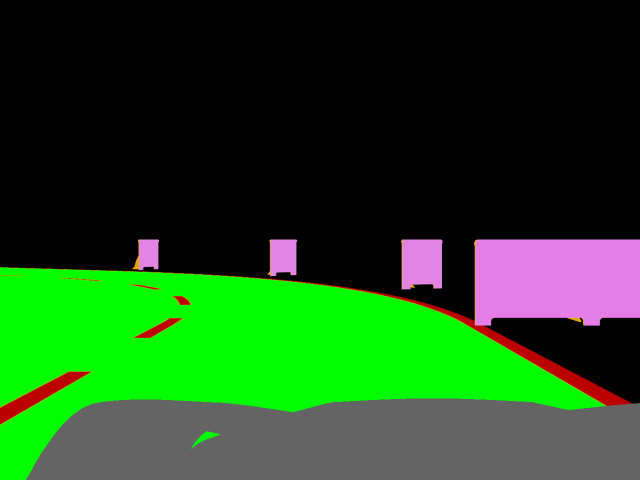
#> input picture LinePolynomialFromSegmentation/images_simulation/Image0031.png, 1280 x 960 px, found by its file name (shown at 1/2 size)
$ python CreateLanePolynomials.py
#> lines starting #> are read from the running program, lines starting #| are printed output that depends on the picture; after the words box and inside, x2 and y2 are one past the last pixel; in counts of white or black regions, pixels touching at a corner belong together
#> further down, imread_image_rgb is the input picture: shape (960, 1280, 3); mean B, G, R 27.1, 74.8, 30
# based on: https://docs.opencv.org/3.4/da/d0c/tutorial_bounding_rects_circles.html

import cv2 as cv
from matplotlib import pyplot as plt
import matplotlib.patches as patches
import numpy as np
from numpy.polynomial import polynomial as P

image_name = "Image0031.png"
IMAGES_RGB = 'images_simulation/machine-hall-1/rgb'
IMAGES_LANE = 'images_simulation/machine-hall-1/lane_segmentation'
image_rgb = IMAGES_RGB + '/' + image_name
image_lane = IMAGES_LANE + '/' + image_name
thr_lane = 5002


def get_lanes(img,min_area):
    # default return
#> called with min_area = 5002
    contours_poly_total = []
    #convert to grey image
    imgray = cv.cvtColor(img,cv.COLOR_BGR2GRAY)
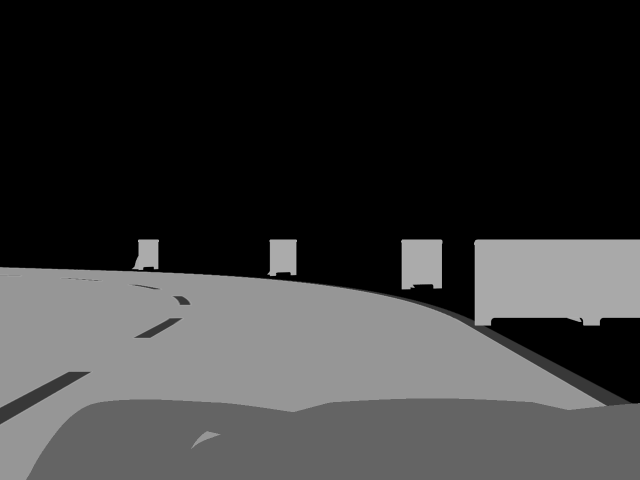
#> imgray: shape (960, 1280) (shown at 1/2 size); min 0, max 226, mean 56
    ret, thresh = cv.threshold(imgray, 40, 255, 0)
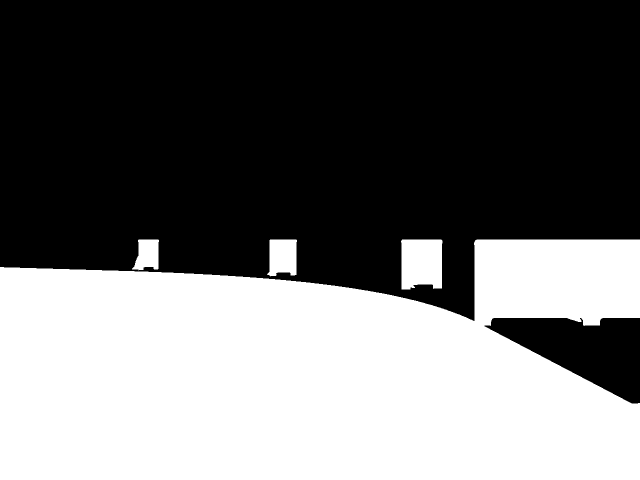
#> thresh: shape (960, 1280) (shown at 1/2 size); 42.4% white; 4 white regions
    contours, hierarchy = cv.findContours(thresh, cv.RETR_TREE, cv.CHAIN_APPROX_SIMPLE)
#> contours = 4 contours; box (x1, y1, x2, y2) and area: (0, 479, 1280, 960) 504430, (802, 479, 885, 579) 7492, (534, 479, 594, 553) 3625, (264, 479, 318, 541) 2387
    for i in contours:
        contours_poly_tmp = cv.approxPolyDP(i, 2, True)

        contours_poly = []
        area = cv.contourArea(contours_poly_tmp)
        if (area>min_area):
            #print("new")
            for j in range(len(contours_poly_tmp)):
                contours_poly.append(contours_poly_tmp[j][0])
            contours_poly_total.append(np.array(contours_poly))
#> this loop made 4 passes
#> area on passes 1 to 4: 504367, 7430, 3613.5, 2372.5
#> after the loop, contours_poly_total = 2 items
    return contours_poly_total

# load the image
imread_image_rgb = cv.imread(image_rgb)
imread_image_rgb_rgb = cv.cvtColor(imread_image_rgb, cv.COLOR_BGR2RGB)

# load the image
imread_image_lane = cv.imread(image_lane)
imread_image_lane_rgb = cv.cvtColor(imread_image_lane, cv.COLOR_BGR2RGB)

# plot the image
i = 0;
plt.subplot(1,3,i+1),plt.imshow(imread_image_rgb_rgb,'gray')
plt.title("original image")

# plot the image
i = 1;
plt.subplot(1,3,i+1),plt.imshow(imread_image_lane,'gray')
plt.title("lane. image")
# find a bounding box (if available)
contours_poly = get_lanes(imread_image_lane,thr_lane)
#> contours_poly = 2 items
print("TOTAL LIST")
print(len(contours_poly))
#| 2

if contours_poly != []:
    i+=1
    ax = plt.subplot(1,3,i+1)
    ax.imshow(imread_image_lane)
    for j in range(len(contours_poly)):
        contour_poly = contours_poly[j]
        print(contour_poly[:,0])
        line = plt.Polygon(contours_poly[j], closed=None, fill=None, edgecolor='r')
        ax.add_patch(line)
        print(contour_poly)
        c, stats = P.polyfit(contour_poly[:,0],contour_poly[:,1],3,full=True)
        print(c)
#> this loop made 2 passes
#> (c, stats) on passes 1 to 2: ([741.4, -0.553, 0.000419, -3.53e-09], [[276587.5], 4, [1.96, 0.385, 0.115, 0.0127], 6.22e-15]), ([82672.4, -323.9, 0.422, -0.000181], [[9704.8], 4, [2, 0.0792, 0.000819, 5.53e-06], 2.22e-15])
#> (printed output is left out)
    plt.title('found lanes')
else:
    print(" -> empty ")

plt.xticks([]),plt.yticks([])
plt.show()
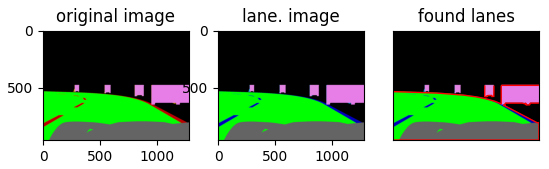
#> figure drawn by matplotlib, 3 panels; B, G, R data is drawn as R, G, B

$ run again, with LinePolynomialFromSegmentation/images_simulation/Image0012.png copied over LinePolynomialFromSegmentation/images_simulation/Image0031.png
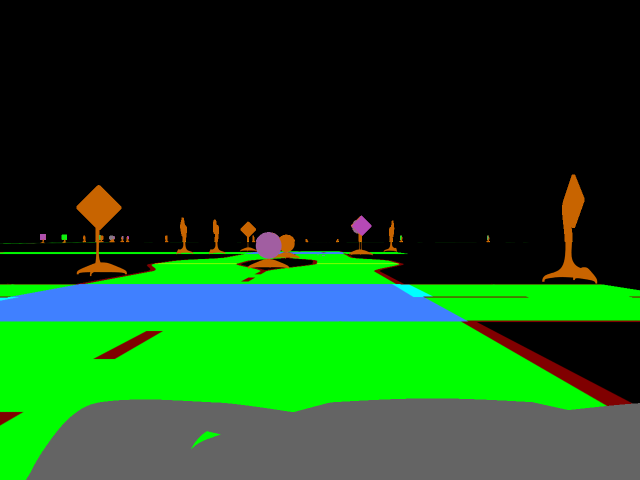
#> input picture LinePolynomialFromSegmentation/images_simulation/Image0012.png, 1280 x 960 px, found by its file name (shown at 1/2 size)
#> imread_image_rgb is the input picture: shape (960, 1280, 3); mean B, G, R 28.4, 73.7, 23
#> in get_lanes, `ret, thresh = cv.threshold(imgray, 40, 255, 0)`:
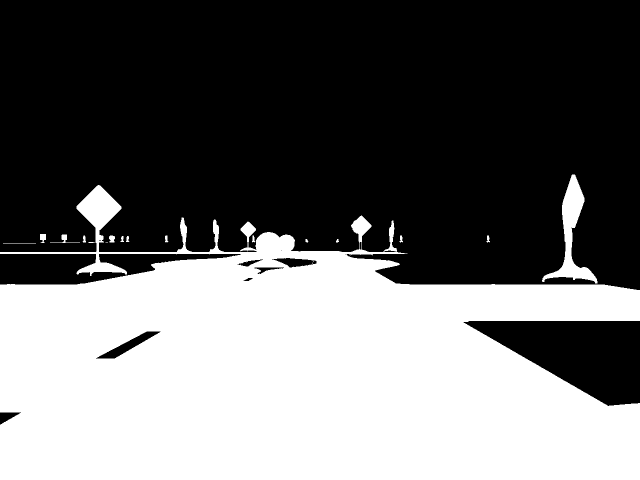
#> thresh: shape (960, 1280) (shown at 1/2 size); 41.7% white; 17 white regions (2 under 20 px)
#> contours = 29 contours, 8 with area under 20; largest, box (x1, y1, x2, y2) and area: (0, 370, 1280, 960) 505291, (1084, 349, 1195, 567) 6052, (191, 662, 322, 718) 1932, (543, 515, 634, 536) 1053, (508, 534, 569, 549) 348
#> the loop in get_lanes, `for i in contours:` made 29 passes
#> (contours_poly_tmp, area) on passes 5 to 12: ([[254, 472], [252, 483], [257, 483], [257, 473]], 42.5), ([[246, 472], [242, 475], [241, 483], [247, 483]], 47.5), ([[974, 471], [973, 483], [978, 484], [977, 471]], 50), ([[800, 471], [799, 483], [804, 484], [804, 474]], 50.5), ([[505, 471], [504, 483], [509, 484]], 30.5), ([[331, 471], [330, 483], [335, 484], [334, 471]], 50), ([[220, 471], [219, 484], [228, 484], [229, 473]], 109), ([[167, 471], [165, 482], [171, 484], [170, 473]], 50.5)
#> after the loop in get_lanes, `for i in contours:`: contours_poly_total = 2 items
#| 2
#> the loop `for j in range(len(contours_poly)):` made 2 passes
#> (c, stats) on passes 1 to 2: ([669.2, -0.96, 0.00126, -3.68e-07], [[574514.1], 4, [1.84, 0.758, 0.22, 0.0344], 2.89e-14]), ([-720390.3, 1931.1, -1.72, 0.000512], [[92494.1], 4, [2, 0.0577, 0.000829, 3.9e-06], 5.77e-15])
#> (printed output is left out)
#> `plt.show()`:
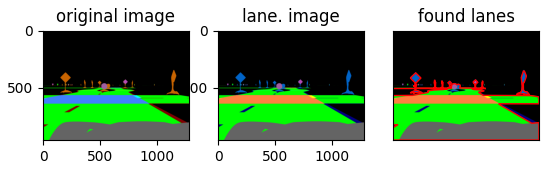
#> figure drawn by matplotlib, 3 panels; B, G, R data is drawn as R, G, B

$ run again, with LinePolynomialFromSegmentation/images_simulation/Image0036.png copied over LinePolynomialFromSegmentation/images_simulation/Image0031.png
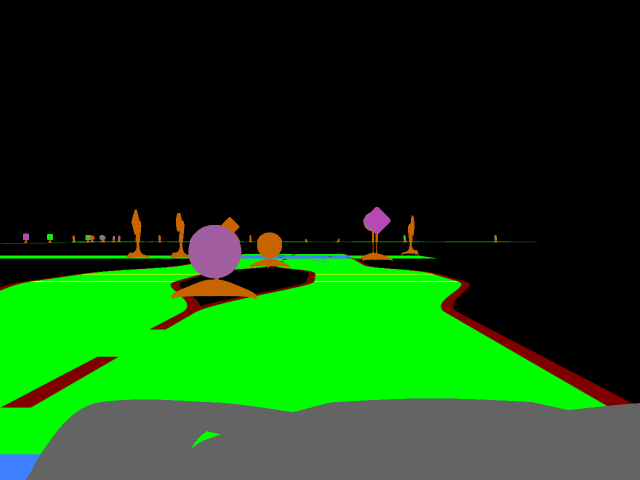
#> input picture LinePolynomialFromSegmentation/images_simulation/Image0036.png, 1280 x 960 px, found by its file name (shown at 1/2 size)
#> imread_image_rgb is the input picture: shape (960, 1280, 3); mean B, G, R 17.2, 71.4, 20.9
#> in get_lanes, `ret, thresh = cv.threshold(imgray, 40, 255, 0)`:
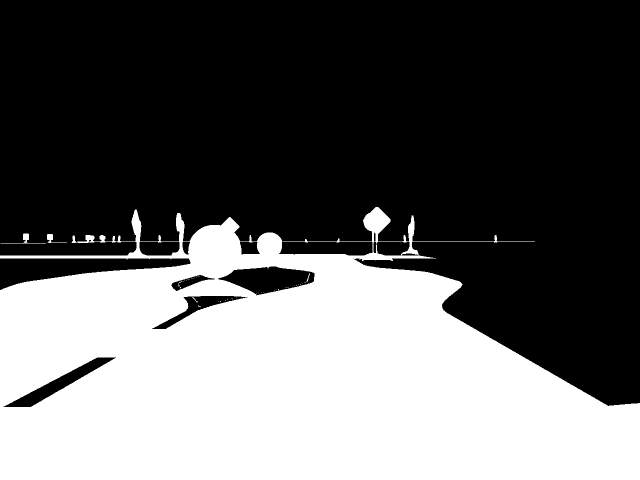
#> thresh: shape (960, 1280) (shown at 1/2 size); 38.6% white; 41 white regions (37 under 20 px)
#> contours = 55 contours, 40 with area under 20; largest, box (x1, y1, x2, y2) and area: (0, 414, 1280, 960) 495236, (436, 532, 630, 592) 6986, (6, 714, 233, 815) 4820, (557, 483, 746, 512) 4674, (303, 591, 496, 659) 3122
#> the loop in get_lanes, `for i in contours:` made 55 passes
#> area on passes 1, 2, 3, 5, 15, 29, 48, 50: 132, 173.5, 495447.5, 3123.5, 1124.5, 7021.5, 1596.5, 4530.5
#> after the loop in get_lanes, `for i in contours:`: contours_poly_total = 2 items
#| 2
#> the loop `for j in range(len(contours_poly)):` made 2 passes
#> (c, stats) on passes 1 to 2: ([567.9, -0.379, 0.000169, 2.2e-07], [[395219.6], 4, [1.87, 0.675, 0.186, 0.0304], 3.09e-14]), ([-8008.3, 49.39, -0.094, 5.91e-05], [[4119.8], 4, [1.98, 0.269, 0.0125, 0.00019], 3.11e-15])
#> (printed output is left out)
#> `plt.show()`:
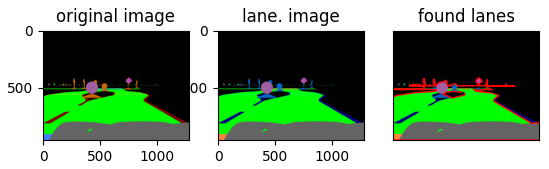
#> figure drawn by matplotlib, 3 panels; B, G, R data is drawn as R, G, B

$ run again, with LinePolynomialFromSegmentation/images_simulation/Image0050.png copied over LinePolynomialFromSegmentation/images_simulation/Image0031.png
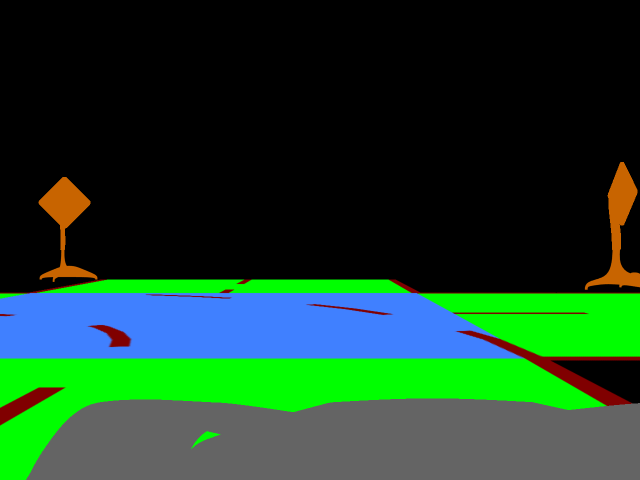
#> input picture LinePolynomialFromSegmentation/images_simulation/Image0050.png, 1280 x 960 px, found by its file name (shown at 1/2 size)
#> imread_image_rgb is the input picture: shape (960, 1280, 3); mean B, G, R 39.6, 64.1, 25.6
#> in get_lanes, `ret, thresh = cv.threshold(imgray, 40, 255, 0)`:
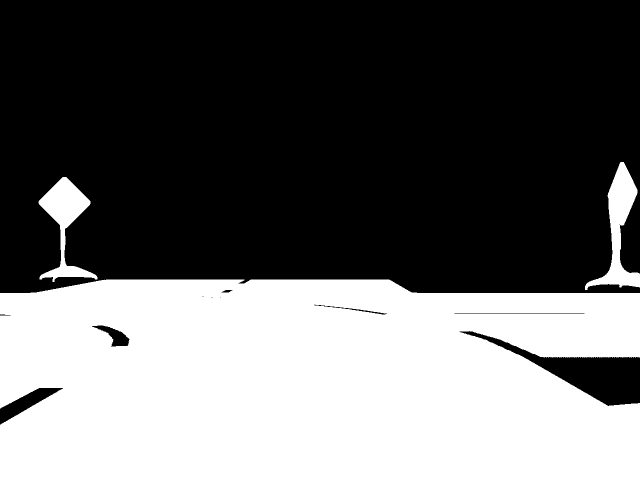
#> thresh: shape (960, 1280) (shown at 1/2 size); 40.2% white; 3 white regions
#> contours = 12 contours, 5 with area under 20; largest, box (x1, y1, x2, y2) and area: (0, 559, 1280, 960) 475628, (1170, 324, 1280, 580) 8735, (77, 354, 195, 564) 8218, (183, 650, 260, 694) 1372, (908, 625, 1170, 628) 520, (628, 608, 775, 630) 426, (442, 579, 466, 586) 94
#> the loop in get_lanes, `for i in contours:` made 12 passes
#> area on passes 1, 2, 10, 11: 476019.5, 1338.5, 8201.5, 8738.5
#> after the loop in get_lanes, `for i in contours:`: contours_poly_total = 3 items
#| 3
#> the loop `for j in range(len(contours_poly)):` made 3 passes
#> (c, stats) on passes 1 to 3: ([739.1, -0.822, 0.00109, -3.31e-07], [[240818.5], 4, [1.88, 0.665, 0.196, 0.024], 6.22e-15]), ([-1793.8, 58.71, -0.475, 0.00121], [[89646.6], 4, [1.93, 0.508, 0.0561, 0.00273], 5.33e-15]), ([-632330, 1565.7, -1.29, 0.000354], [[133466.8], 4, [2, 0.0627, 0.000772, 2.99e-06], 5.55e-15])
#> (printed output is left out)
#> `plt.show()`:
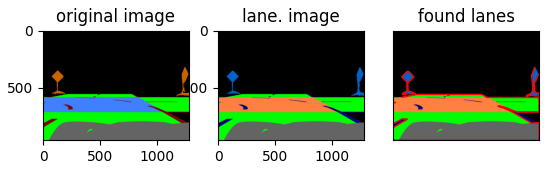
#> figure drawn by matplotlib, 3 panels; B, G, R data is drawn as R, G, B
